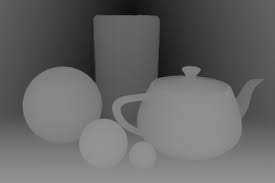
//> input picture Images/Original_Images/images.jpg, 275 x 183 px
$ ./main   (built with g++ and OpenCV 4)
//> lines starting //> are read from the running program, lines starting //| are printed output that depends on the picture; after the words box and inside, x2 and y2 are one past the last pixel; in counts of white or black regions, pixels touching at a corner belong together
// License: Apache 2.0. See LICENSE file in root directory.
// Copyright(c) 2016 Intel Corporation. All Rights Reserved.

#include <memory>
#include <iostream>
#include "rs_sdk.h"
#include <unistd.h>
#include <thread>
#include <memory>
#include <sstream>
#include <string>
#include <vector>

#include "opencv2/opencv.hpp"

#include <exception>
#include <limits>


#include <dirent.h>
#include <unistd.h>
#include <sys/stat.h>
#include <sys/types.h>

using namespace cv;

/// Global variables
Mat src, erosion_dst, dilation_dst;
const std::string SRC_WINDOW_NAME = "source";
const std::string M_BLUR_WINDOW_NAME = "m_blur";
const std::string CANNY_WINDOW_NAME = "edges";
const std::string LABLES_WINDOW_NAME = "labels";

int erosion_elem = 0;
int erosion_size = 0;
int dilation_elem = 0;
int dilation_size = 0;
int const max_elem = 2;
int const max_kernel_size = 21;

void Erosion(int, void*);
void Dilation(int, void*);


std::string image_name = "images.jpg";
std::string folder_name = "C:\\Users\\clopians\\Documents\\EyeIT\\dark\\";


cv::Mat createVDisparity(cv::Mat image)
{
    cv::Mat vDisparity = cv::Mat::zeros(image.rows, 256, CV_32S);
    for (int i = 0; i < image.rows; i++)
    {
        for (int j = 0; j < image.cols; j++)
        {
            int index = image.at<uchar>(i, j);
            int origVal = vDisparity.at<int>(i, index);
            int newVal = origVal + 1;
            vDisparity.at<int>(i, index) = newVal;
        }
    }
    int counter = 0;
    for (int i = 0; i < vDisparity.rows; i++)
    {
        for (int j = 0; j < vDisparity.cols; j++)
            counter += vDisparity.at<int>(i, j);
        if (counter != image.cols)
            std::cout << "problem: in vDisparity the row: " << i << " has in total " << counter << " values, not " << image.cols << std::endl;
        counter = 0;
    }
    std::string vDisparityName = "vDisparity.png";
    std::string full_path = folder_name + vDisparityName;
    vDisparity.convertTo(vDisparity, CV_8UC3);
    //bool b = cv::imwrite(full_path, vDisparity);
    return vDisparity;
}

// [16 lines left out: function createSeedMap, not called in this run]

cv::Mat removeEdges(cv::Mat src)
{
    cv::Mat EdgesRemoved = src.clone();
    int TH2 = 20;
    int neighborsSum = 0;
    for (int y = 1; y < src.rows - 1; y++)//i & j start do not include edges - seeds can't be in edges
    {
        for (int x = 1; x < src.cols - 1; x++)
        {
            neighborsSum = abs(src.at<uchar>(cv::Point(x, y)) - src.at<uchar>(cv::Point(x, y - 1)))
                + abs(src.at<uchar>(cv::Point(x, y)) - src.at<uchar>(cv::Point(x + 1, y)))
                + abs(src.at<uchar>(cv::Point(x, y)) - src.at<uchar>(cv::Point(x, y + 1)))
                + abs(src.at<uchar>(cv::Point(x, y)) - src.at<uchar>(cv::Point(x - 1, y)));
            if (neighborsSum > TH2)
                EdgesRemoved.at<uchar>(cv::Point(x, y)) = 0;
            neighborsSum = 0;
        }
    }
    return EdgesRemoved;
}

cv::Mat createGroundMap(cv::Mat vd, cv::Mat src)
{
    cv::Mat GroundMap = vd.clone();
    cv::Mat depthMat = src.clone();
    int n = 10;
    int TH1 = 55;
    bool flag = 0;
    //cv::Mat depthMat = cv::imread(folder_name + image_name, cv::IMREAD_GRAYSCALE);
    //cv::invert(depthMat, depthMat);
    for (int x = 0; x < vd.cols; x++)//i & j start do not include edges - seeds can't be in edges
    {
        for (int y = vd.rows * 0.25; y < vd.rows; y++)
        {
            if (vd.at<uchar>(cv::Point(x, y)) - vd.at<uchar>(cv::Point(x, y - n)) >= 30)
            {
                flag = 1;
                for (int i = 0; i < n; i++)
                {
                    if (vd.at<uchar>(cv::Point(x, y - i)) - vd.at<uchar>(cv::Point(x, y - i - 1)) < -20)
                        flag = 0;
                }
                if (flag == 1 && (vd.at<uchar>(cv::Point(x, y)) > TH1))
                {
                    GroundMap.at<uchar>(cv::Point(x, y)) = 0; //This is ground
                    for (int k = 0; k < depthMat.cols + 0; k++)
                    {
                        if (abs(depthMat.at<uchar>(cv::Point(k, y)) - x) < 10)
                            depthMat.at<uchar>(cv::Point(k, y)) = 0;
                    }
                }
            }
        }
    }
    //imshow("ground map", GroundMap);
    //std::string seedMapName = image_name.substr(0, image_name.size() - 4) + "_groundMap.png";
    //imwrite(folder_name + seedMapName, GroundMap);
    return depthMat;
}

cv::Mat inverse(cv::Mat src)
{

    cv::Mat invSrc = cv::Scalar::all(255) - src;
    return invSrc;
}

// [16 lines left out: function filterPossibleDescendingStairsPoints, not called in this run]

// [22 lines of commented-out code are left out]
//	//for (size_t i = 0; i < 1000/*lines_htp.size()*/; i++)
// [36 lines of commented-out code are left out]


int main(int argc, char* argv[]){


        //cv::Mat image = cv::imread(folder_name + image_name, cv::IMREAD_GRAYSCALE);
        cv::Mat image = cv::imread("/home/ntuser-chavy/Desktop/Project/EyeIT/Images/Original_Images/images.jpg", cv::IMREAD_GRAYSCALE);
//> image is the input picture: 183 rows x 275 cols, CV_8UC1; min 11, max 150, mean 102
        if (image.cols == 0)
        {
            std::cout << "Failed to open image " << image_name << std::endl;
            return 1;
        }

        cv::Mat invSrc = inverse(image);
//> in inverse, `cv::Mat invSrc = cv::Scalar::all(255) - src;`:
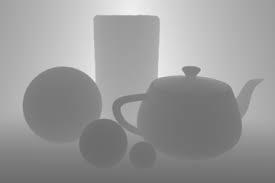
//> invSrc: 183 rows x 275 cols, CV_8UC1; min 105, max 244, mean 153
        cv::Mat edges = removeEdges(invSrc);
//> after the loop in removeEdges, `for (int y = 1; y < src.rows - 1; y++)`:
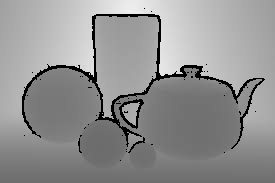
//> EdgesRemoved: 183 rows x 275 cols, CV_8UC1; 4.56% of pixels changed, all inside (x1, y1, x2, y2) = (22, 8, 265, 161)
//> after the loop in removeEdges, `for (int y = 1; y < src.rows - 1; y++)`: neighborsSum = 0
        cv::Mat vDisparity = createVDisparity(edges);
//> after the loop in createVDisparity, `for (int i = 0; i < image.rows; i++)`:
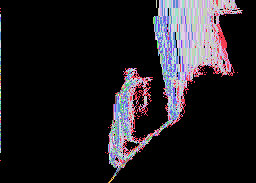
//> vDisparity: 183 rows x 256 cols, CV_32SC1; 70 distinct labels, from 0 to 147; one colour per label, 0 black
//> in createVDisparity, `vDisparity.convertTo(vDisparity, CV_8UC3);`:
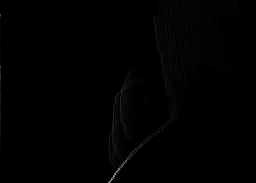
//> vDisparity: 183 rows x 256 cols, CV_8UC1; min 0, max 147, mean 1.1
        cv::Mat groundRemoved = createGroundMap(vDisparity, edges);
//> after the loop in createGroundMap, `for (int x = 0; x < vd.cols; x++)`: GroundMap: 183 rows x 256 cols, CV_8UC1; 0.1% of pixels changed, all inside (x1, y1, x2, y2) = (0, 67, 128, 183)
//> after the loop in createGroundMap, `for (int x = 0; x < vd.cols; x++)`:
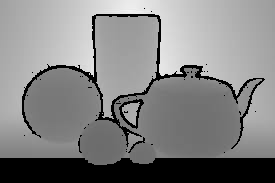
//> depthMat: 183 rows x 275 cols, CV_8UC1; 13.03% of pixels changed, all inside (x1, y1, x2, y2) = (0, 158, 275, 183)
//> after the loop in createGroundMap, `for (int x = 0; x < vd.cols; x++)`: flag = false
        cv::Mat colored(groundRemoved.size(), CV_8UC3);
        cv::cvtColor(groundRemoved, colored, CV_GRAY2BGR);
        std::vector<std::vector<cv::Point>> contours;
        std::vector<cv::Vec4i> hierarchy;
//> (the run ends here: the program stops with an error, at `cv::findContours(colored, contours, hierarchy, CV_RETR_CCOMP, cv::CHAI..`)

$ run again, with Code/tools/offlineReader/build/test_images/color_0020.jpg copied over Images/Original_Images/images.jpg
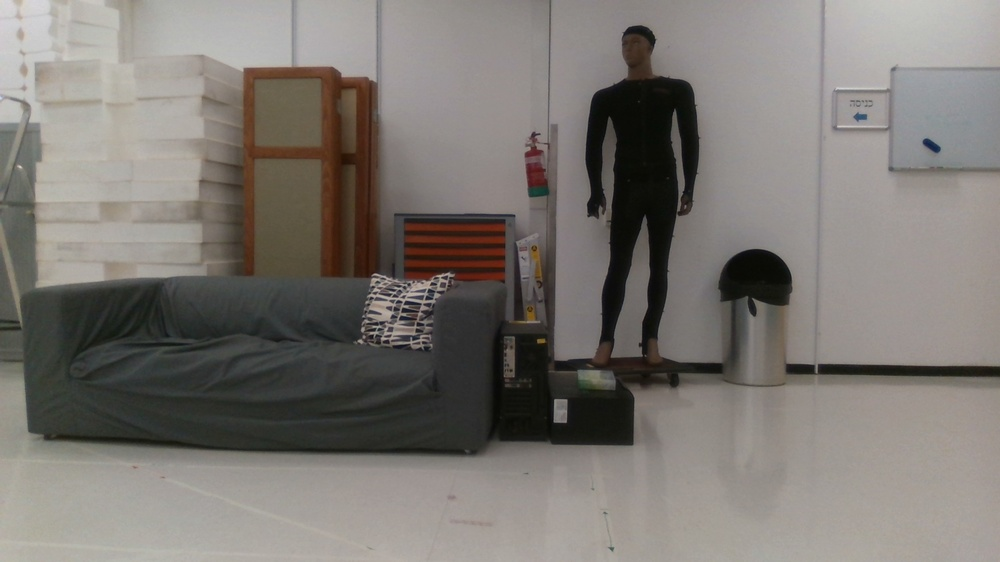
//> input picture Code/tools/offlineReader/build/test_images/color_0020.jpg, 1000 x 562 px, shrunk from 1920 x 1080 before the run
//> after the loop in removeEdges, `for (int y = 1; y < src.rows - 1; y++)`:
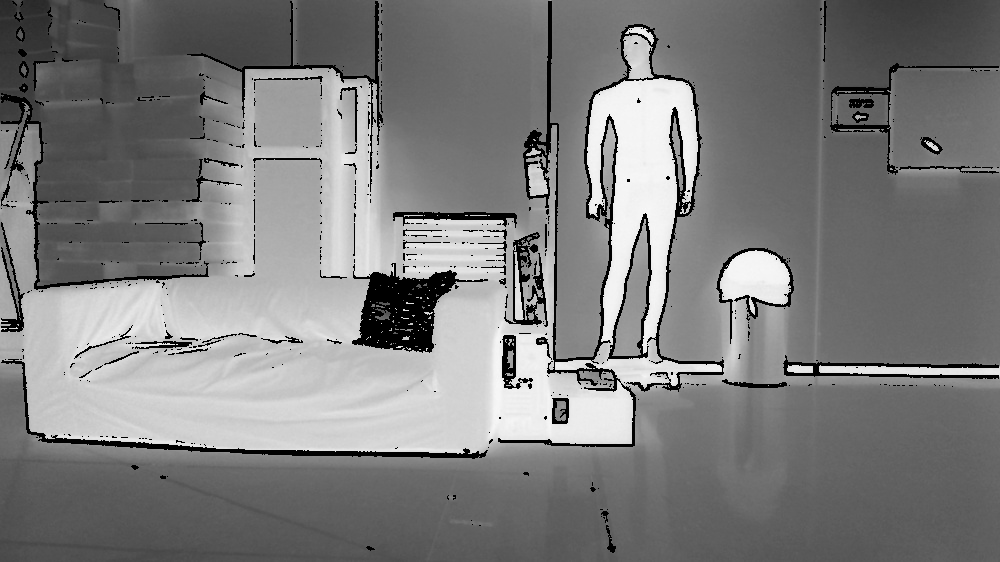
//> EdgesRemoved: 562 rows x 1000 cols, CV_8UC1; min 0, max 248, mean 125
//> after the loop in removeEdges, `for (int y = 1; y < src.rows - 1; y++)`: neighborsSum = 0
//> after the loop in createGroundMap, `for (int x = 0; x < vd.cols; x++)`:
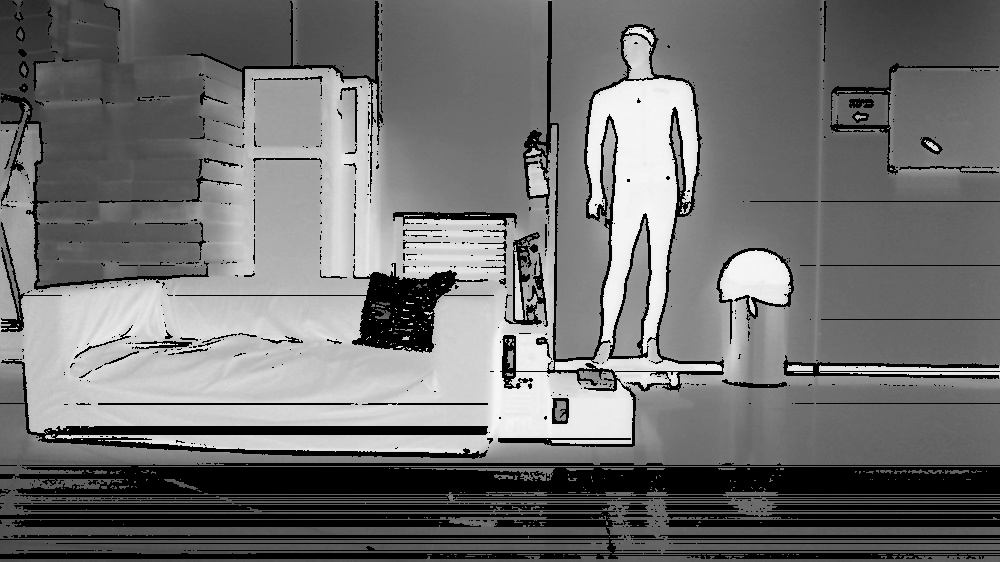
//> depthMat: 562 rows x 1000 cols, CV_8UC1; 11.27% of pixels changed, all inside (x1, y1, x2, y2) = (0, 201, 1000, 559)
//> after the loop in createGroundMap, `for (int x = 0; x < vd.cols; x++)`: flag = true

$ run again, with Code/tools/offlineReader/build/test_images/color_0120.jpg copied over Images/Original_Images/images.jpg
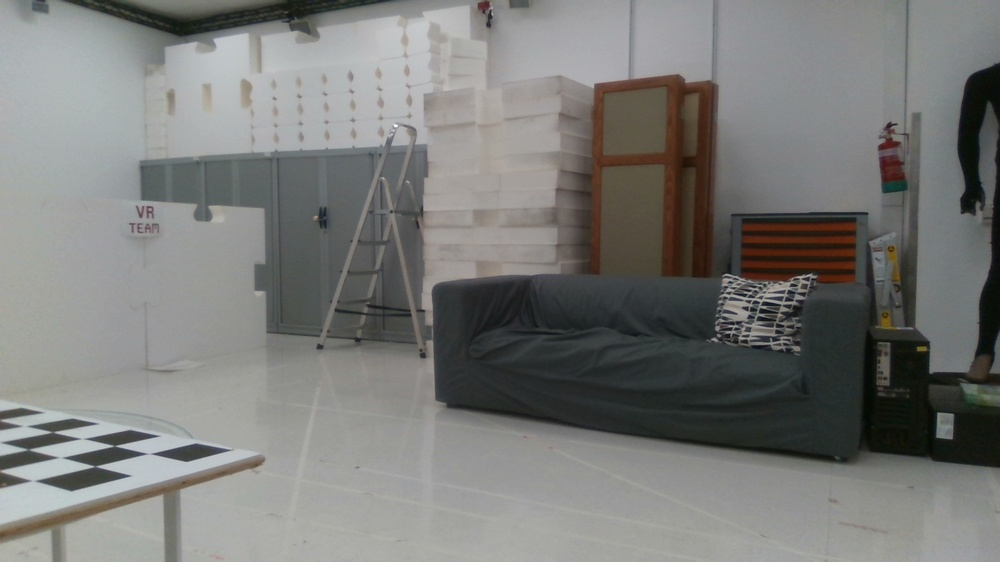
//> input picture Code/tools/offlineReader/build/test_images/color_0120.jpg, 1000 x 562 px, shrunk from 1920 x 1080 before the run
//> after the loop in removeEdges, `for (int y = 1; y < src.rows - 1; y++)`: neighborsSum = 0
//> after the loop in createVDisparity, `for (int i = 0; i < image.rows; i++)`:
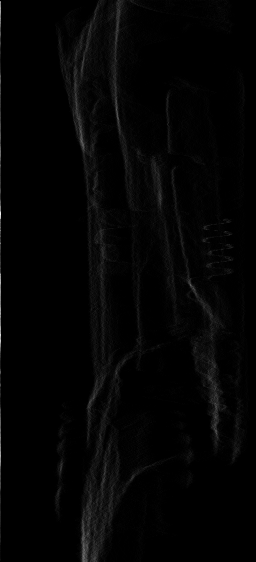
//> vDisparity: 562 rows x 256 cols, CV_32SC1; min 0, max 239, mean 3.9
//> after the loop in createGroundMap, `for (int x = 0; x < vd.cols; x++)`:
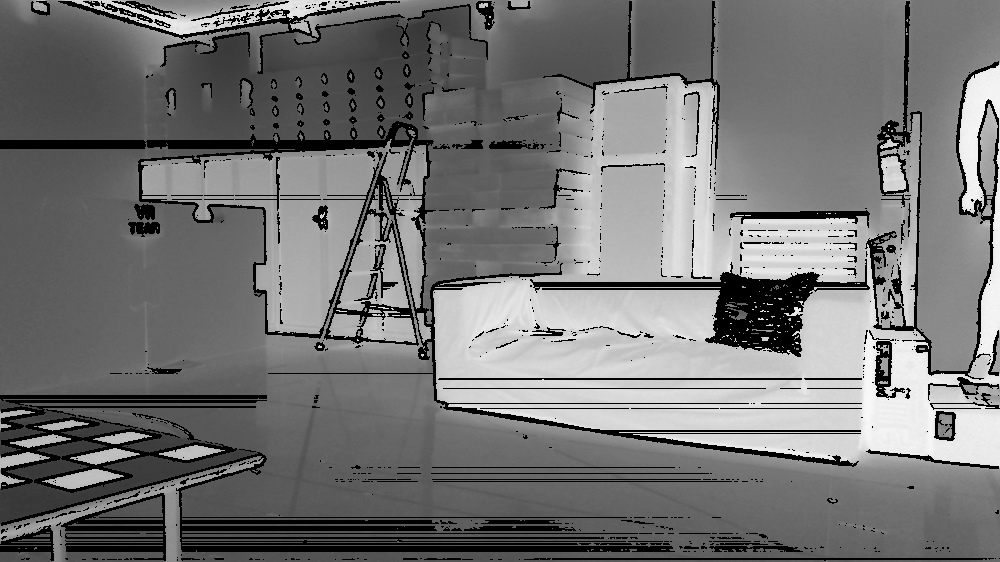
//> depthMat: 562 rows x 1000 cols, CV_8UC1; min 0, max 250, mean 115.9
//> after the loop in createGroundMap, `for (int x = 0; x < vd.cols; x++)`: flag = true

$ run again, with Code/tools/offlineReader/build/test_images/color_0220.jpg copied over Images/Original_Images/images.jpg
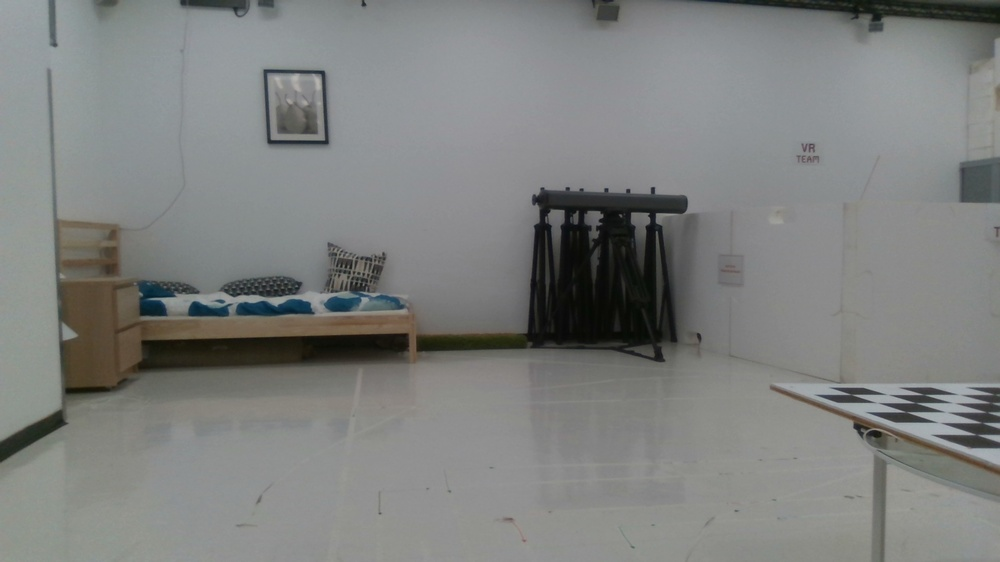
//> input picture Code/tools/offlineReader/build/test_images/color_0220.jpg, 1000 x 562 px, shrunk from 1920 x 1080 before the run
//> after the loop in removeEdges, `for (int y = 1; y < src.rows - 1; y++)`:
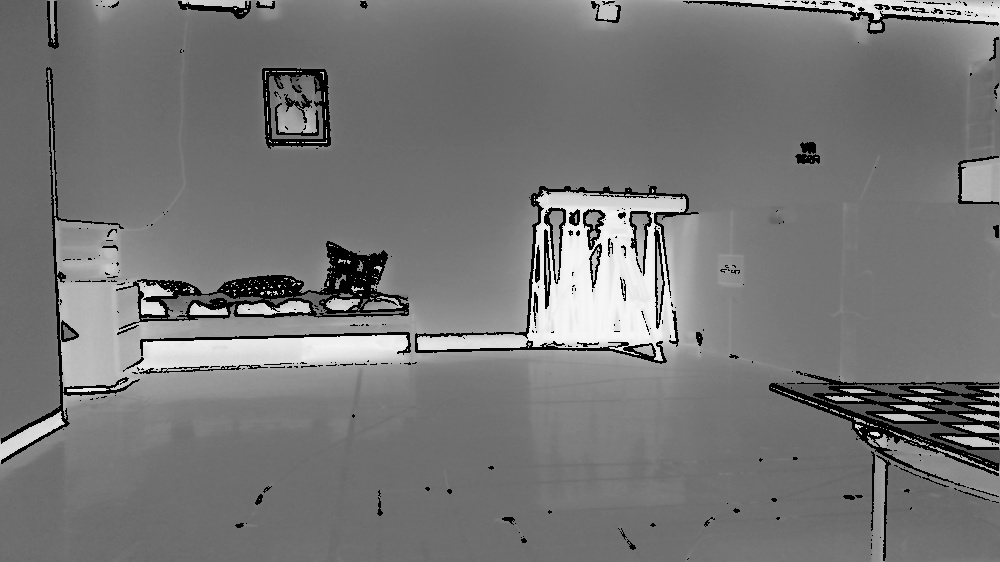
//> EdgesRemoved: 562 rows x 1000 cols, CV_8UC1; min 0, max 248, mean 118.3
//> after the loop in removeEdges, `for (int y = 1; y < src.rows - 1; y++)`: neighborsSum = 0
//> after the loop in createGroundMap, `for (int x = 0; x < vd.cols; x++)`:
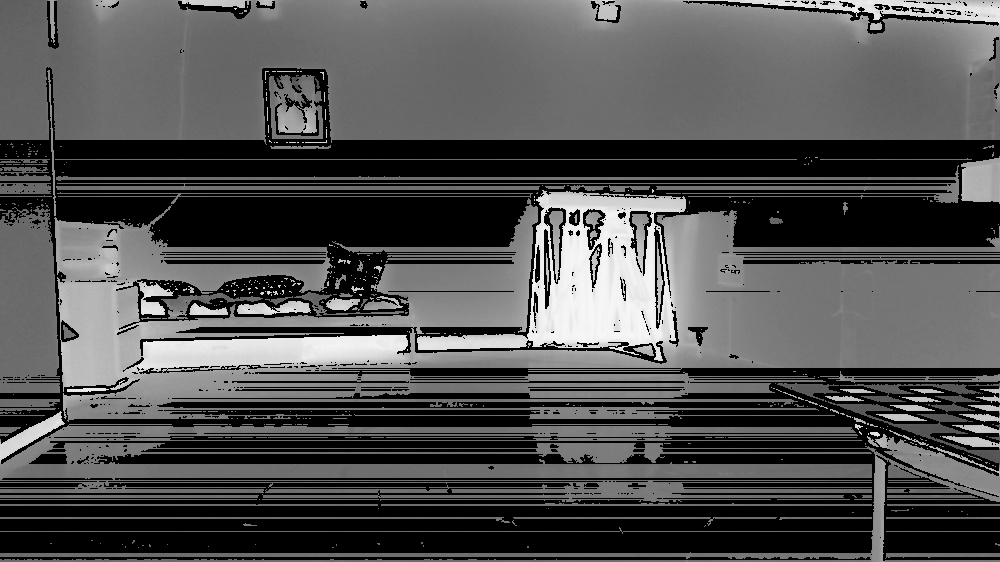
//> depthMat: 562 rows x 1000 cols, CV_8UC1; min 0, max 248, mean 81.4
//> after the loop in createGroundMap, `for (int x = 0; x < vd.cols; x++)`: flag = true
